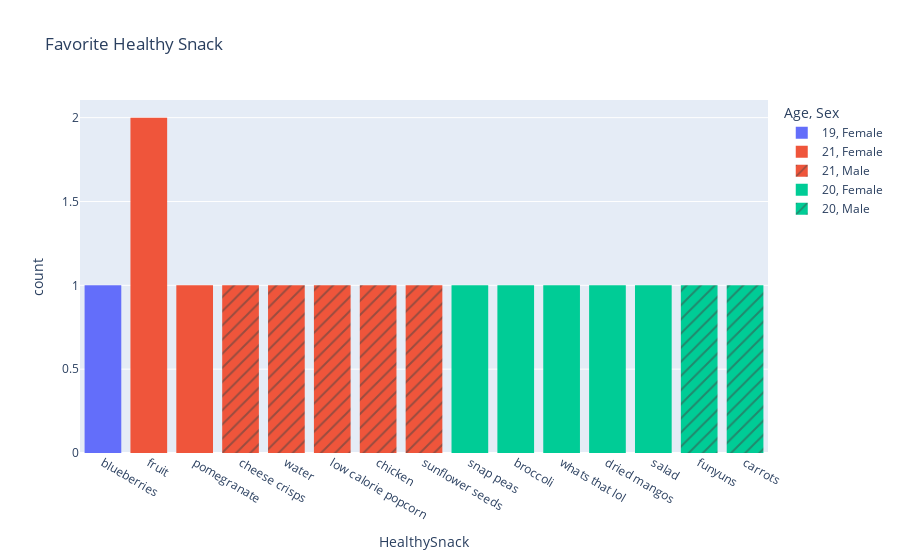

Source (notebook cell):
### Markdown cell above
### Healthy Snack
The group apparently does not know what a healthy snack is. That being said, **fruit** seems to be the only consensus.

### Code cell
fig = px.histogram(survey, x = 'HealthySnack', title = 'Favorite Healthy Snack', 
                   color = 'Age', pattern_shape = 'Sex')
fig.show()

### Figure 1 — Plotly figure (JSON) as saved in the notebook; plotly's stock layout.template omitted (floating-point values rounded to 4 significant figures)
{"data": [{"alignmentgroup": "True", "bingroup": "x", "hovertemplate": "Age=19<br>Sex=Female<br>HealthySnack=%{x}<br>count=%{y}<extra></extra>", "legendgroup": "19, Female", "marker": {"color": "#636efa", "pattern": {"shape": ""}}, "name": "19, Female", "offsetgroup": "19, Female", "orientation": "v", "showlegend": true, "type": "histogram", "x": ["blueberries "], "xaxis": "x", "yaxis": "y"}, {"alignmentgroup": "True", "bingroup": "x", "hovertemplate": "Age=21<br>Sex=Female<br>HealthySnack=%{x}<br>count=%{y}<extra></extra>", "legendgroup": "21, Female", "marker": {"color": "#EF553B", "pattern": {"shape": ""}}, "name": "21, Female", "offsetgroup": "21, Female", "orientation": "v", "showlegend": true, "type": "histogram", "x": ["fruit", "pomegranate", "fruit"], "xaxis": "x", "yaxis": "y"}, {"alignmentgroup": "True", "bingroup": "x", "hovertemplate": "Age=21<br>Sex=Male<br>HealthySnack=%{x}<br>count=%{y}<extra></extra>", "legendgroup": "21, Male", "marker": {"color": "#EF553B", "pattern": {"shape": "/"}}, "name": "21, Male", "offsetgroup": "21, Male", "orientation": "v", "showlegend": true, "type": "histogram", "x": ["cheese crisps", "water", "low calorie popcorn", "chicken ", "sunflower seeds "], "xaxis": "x", "yaxis": "y"}, {"alignmentgroup": "True", "bingroup": "x", "hovertemplate": "Age=20<br>Sex=Female<br>HealthySnack=%{x}<br>count=%{y}<extra></extra>", "legendgroup": "20, Female", "marker": {"color": "#00cc96", "pattern": {"shape": ""}}, "name": "20, Female", "offsetgroup": "20, Female", "orientation": "v", "showlegend": true, "type": "histogram", "x": ["snap peas", "broccoli", "whats that lol", "dried mangos ", "salad "], "xaxis": "x", "yaxis": "y"}, {"alignmentgroup": "True", "bingroup": "x", "hovertemplate": "Age=20<br>Sex=Male<br>HealthySnack=%{x}<br>count=%{y}<extra></extra>", "legendgroup": "20, Male", "marker": {"color": "#00cc96", "pattern": {"shape": "/"}}, "name": "20, Male", "offsetgroup": "20, Male", "orientation": "v", "showlegend": true, "type": "histogram", "x": ["funyuns", "carrots "], "xaxis": "x", "yaxis": "y"}], "layout": {"barmode": "relative", "legend": {"title": {"text": "Age, Sex"}, "tracegroupgap": 0}, "title": {"text": "Favorite Healthy Snack"}, "xaxis": {"anchor": "y", "domain": [0, 1], "title": {"text": "HealthySnack"}}, "yaxis": {"anchor": "x", "domain": [0, 1], "title": {"text": "count"}}}}
